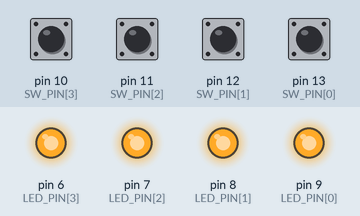
Simulated run of this sketch. Board: Arduino Uno, built with avr-gcc and run on an emulated ATmega328P. Shown: output pins drawn as LEDs (lit = HIGH). The inputs (shaded band) are chosen by the test bench; at power-on: pin 10 (SW_PIN[3]), pin 11 (SW_PIN[2]), pin 12 (SW_PIN[1]), pin 13 (SW_PIN[0]) HIGH.

Above: at 1.2 s.
1.3 s: pin 10 (SW_PIN[3]) pulled LOW for 0.15 s
At 2.5 s:
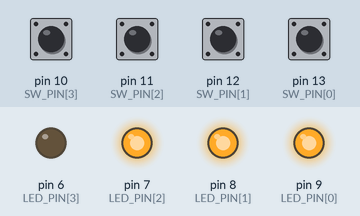
2.9 s: pin 11 (SW_PIN[2]) pulled LOW for 0.15 s
At 3.7 s:
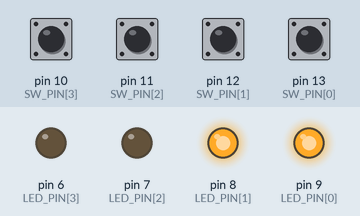
4.5 s: pin 12 (SW_PIN[1]) pulled LOW for 0.15 s
At 5.8 s:
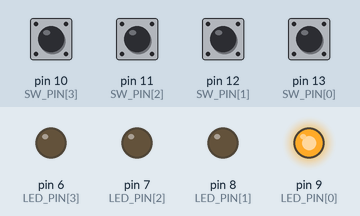
6.1 s: pin 13 (SW_PIN[0]) pulled LOW for 0.15 s
At 7.3 s:
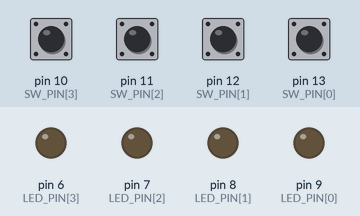
7.7 s: pin 10 (SW_PIN[3]) pulled LOW for 1 s
At 9.8 s:
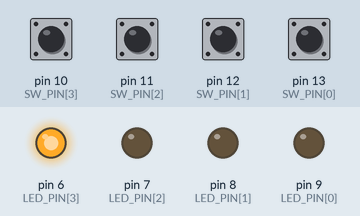
10.2 s: pin 11 (SW_PIN[2]) pulled LOW for 1 s
At 11.7 s:
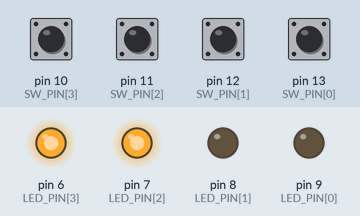
Timing chart, 0 to 13.2 s (numbered marks = the images above; inputs shaded):
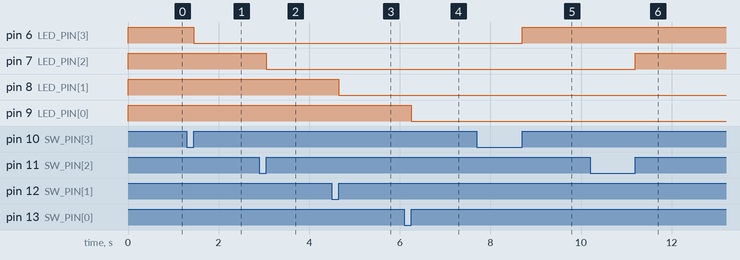

The sketch:

08_SW_LED_ON_OFF_edge.ino
```cpp
// SW0을 이용하여 LED0번을 제어하시오.
// SW0을 누르면, LED0이 켜져있으면 끄고, 꺼져있으면 켜고
int SW_PIN[4] = {13,12,11,10};
int LED_PIN[4] = {9,8,7,6};
int flag_led[4] = {0,0,0,0};  // 0:OFF, 1:ON

int pre_sw[4] = {0,0,0,0}, cur_sw[4] = {0,0,0,0};

void setup(){
    for(int i=0; i<4; i++){
        pinMode(SW_PIN[i], INPUT);
        pinMode(LED_PIN[i], OUTPUT);
        if(flag_led[i] == 0)  digitalWrite(LED_PIN[i], LOW);
        else digitalWrite(LED_PIN[i], HIGH);
    }
}

void loop(){
    for(int i=0; i<4; i++){
        cur_sw[i] = digitalRead(SW_PIN[i]);     // 현재값 갱신

        if(pre_sw[i] == LOW && cur_sw[i] == HIGH)   // 상승엣지
        {
            // 눌렸을때
            if (flag_led[i] == 0){
                digitalWrite(LED_PIN[i], HIGH);
                flag_led[i] = 1;
            }
            else{
                digitalWrite(LED_PIN[i], LOW);
                flag_led[i] = 0;
            }
        }

        pre_sw[i] = cur_sw[i];          // 이전값 갱신
    }
}
```

Measured:
- after the input at 1.3 s, pin 6 (LED_PIN[3]): HIGH → LOW after 0.15 s
- after the input at 2.9 s, pin 7 (LED_PIN[2]): HIGH → LOW after 0.15 s
- after the input at 4.5 s, pin 8 (LED_PIN[1]): HIGH → LOW after 0.15 s
- after the input at 6.1 s, pin 9 (LED_PIN[0]): HIGH → LOW after 0.15 s
- after the input at 7.7 s, pin 6 (LED_PIN[3]): LOW → HIGH after 1.0 s
- after the input at 10.2 s, pin 7 (LED_PIN[2]): LOW → HIGH after 1.0 s
